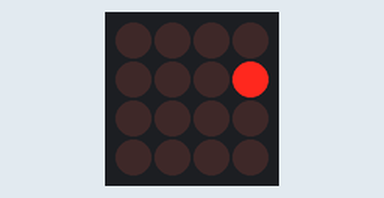
This sketch was run on a simulated Arduino Uno, built with avr-gcc and run on an emulated ATmega328P. On the bench: 4×4 LED matrix. Wiring (inferred from the names in the program): LED matrix (orientation assumed): rows pin 3, pin 2, pin 5, pin 4; columns pin 13, pin 12, pin 11, pin 10.

Above: at 0.22 s.
At 5.67 s:
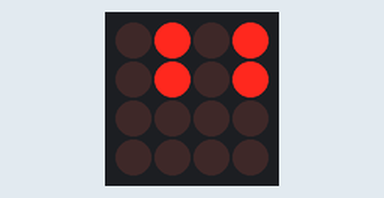
At 9.71 s:
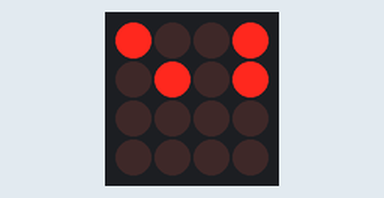
At 19.79 s:
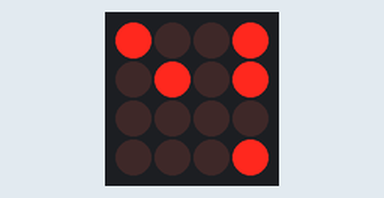
At 29.89 s:
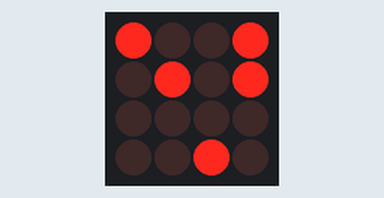
At 39.77 s:
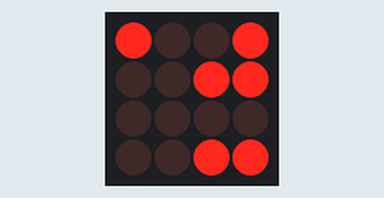

The sketch:

Cod_Display_SetSeg_Nano.ino
```cpp
              //  As portas  D, C, B, A  do CD4511
const int vetorDisplay[] = {13,12,11,10}; //Cria um vetor para as portas
const int D1 = 2; //Controla o acionamento do Display 1 Unidade
const int D2 = 3; //Controla o acionamento do Display 2 Dezena
const int D3 = 4; //Controla o acionamento do Display 3 Centena
const int D4 = 5; //Controla o acionamento do Display 3 Centena
const int timeD = 5;  //Controla o tempo que o display fica acesso
const int vezes = 5; //Controla a quantidade de vezes que será rodado o código do display.
/* O tempo de display acesso é 3*timeD*vezes
*/
//                        D,C,B,A
int matrizDados[10][4] = {{0,0,0,0}, //0
                          {0,0,0,1}, //1
                          {0,0,1,0}, //2
                          {0,0,1,1}, //3
                          {0,1,0,0}, //4
                          {0,1,0,1}, //5
                          {0,1,1,0}, //6
                          {0,1,1,1}, //7
                          {1,0,0,0}, //8
                          {1,0,0,1}}; //9

int i,j,k,m,dado;

void setup() {
  pinMode(13, OUTPUT);
  pinMode(12, OUTPUT);
  pinMode(11, OUTPUT);
  pinMode(10, OUTPUT);
  pinMode(D1, OUTPUT);
  pinMode(D2, OUTPUT);
  pinMode(D3, OUTPUT);
  pinMode(D4, OUTPUT);
  Serial.begin(9600);
}

void loop() {
 for(i=0;i<=9999;i++){
   imprime(i);
 }
}

void imprime(int num){
   for(m=0;m<vezes;m++){
      digitalWrite(D1,HIGH);
      digitalWrite(D2,HIGH);
      digitalWrite(D3,HIGH);
      digitalWrite(D4,LOW);
      j=num/1000; //valor Centena
      j=j%10;
      for(k=0;k<=3;k++){
        digitalWrite(vetorDisplay[k],matrizDados[j][k]);
      }
      delay(timeD);

      digitalWrite(D3,LOW);
      digitalWrite(D4,HIGH);
      j=num/100; //valor Centena
      j=j%10;
      for(k=0;k<=3;k++){
        digitalWrite(vetorDisplay[k],matrizDados[j][k]);
      }
      delay(timeD);

      digitalWrite(D2,LOW);
      digitalWrite(D3,HIGH);
      j=num/10; //valor Decimal
      j=j%10;
      for(k=0;k<=3;k++){
        digitalWrite(vetorDisplay[k],matrizDados[j][k]);
      }
      delay(timeD);

      digitalWrite(D1,LOW);
      digitalWrite(D2,HIGH);
      j=num%10; // valor unidade
      for(k=0;k<=3;k++){
         digitalWrite(vetorDisplay[k],matrizDados[j][k]);
      }
      delay(timeD);
   }
}
```
